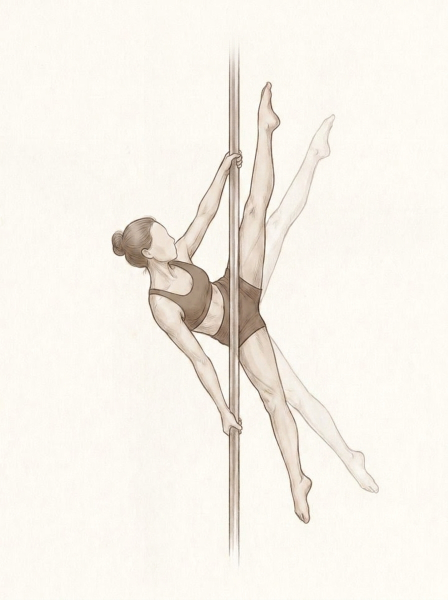
#> input picture .planning/quick/260824-gt1-ghost-noarrow-gemini-belle/out_r2/ref-power-spin--leg__ghost-r2-3.jpg, 896 x 1200 px (shown at 1/2 size)
$ python compose_ghost_r7.py
#> lines starting #> are read from the running program, lines starting #| are printed output that depends on the picture; after the words box and inside, x2 and y2 are one past the last pixel; in counts of white or black regions, pixels touching at a corner belong together
"""7라운드 — r2-3 원본 잔상을 떼어 실측 각도로 회전 합성 (quick-260824-gt1).

r6 교훈: 실선 다리를 픽셀 가공해 잔상을 새로 만들면 화풍이 깨진다(그림자/흰 띠).
r2-3 에는 모델이 그린 화풍 완벽한 잔상이 이미 있다 — r5-3(잔상 소실본)과의
차분으로 잔상 픽셀만 분리해, belle 캡처(4번 왼쪽 프레임) 실측 각도로 회전한다.

각도 스펙 (belle4 왼쪽 프레임 실측):
  윗잔상 축   : 수직(위)에서 오른쪽 66도  (r2-3 잔상 현재 약 22도 → +44 회전)
  아랫잔상 축 : 수직(아래)에서 오른쪽 68도 (r2-3 잔상 현재 약 34도 → -34 회전)
"""
from __future__ import annotations

import argparse
from pathlib import Path

from PIL import Image, ImageChops, ImageDraw, ImageFilter

HERE = Path(__file__).resolve().parent
GHOST_SRC = HERE / "out_r2" / "ref-power-spin--leg__ghost-r2-3.jpg"   # 잔상 원본
CANVAS = HERE / "out_r5" / "ref-power-spin--leg__ghost-r5-3.jpg"      # 깨끗한 실선

# ── 다이얼 ──────────────────────────────────────────────────────────────
RAISED_ROT_DEG = 44.0    # +: 시계방향 (더 벌어짐)
LOWER_ROT_DEG = -34.0    # -: 반시계 (발이 수평 쪽으로)
GHOST_FADE = 0.62        # 1=원본 농도, 낮출수록 흐려짐

RAISED_PIVOT = (492, 588)   # 윗잔상 뿌리(골반 우측)
LOWER_PIVOT = (500, 655)    # 아랫잔상 뿌리

# r2-3 좌표계에서 잔상 영역 폴리곤 (diff_vis 실측 — 실선·드리프트 제외)
RAISED_GHOST_POLY = [
    (508, 590), (520, 470), (545, 380), (590, 300), (640, 240), (672, 235),
    (668, 285), (620, 380), (575, 470), (545, 560), (528, 600),
]
LOWER_GHOST_POLY = [
    (528, 640), (575, 680), (640, 760), (710, 860), (775, 960), (792, 1010),
    (762, 1042), (700, 960), (628, 860), (566, 762), (520, 690),
]


def _ghost_layer(src: Image.Image, diffmask: Image.Image, poly, pivot, rot_deg):
    w, h = src.size
    region = Image.new("L", (w, h), 0)
    ImageDraw.Draw(region).polygon(poly, fill=255)
    mask = ImageChops.multiply(region, diffmask)
    # 윤곽 조각 -> 실루엣 채움: 팽창 후 이진화 (모폴로지 closing)
    mask = mask.filter(ImageFilter.MaxFilter(13)).filter(ImageFilter.GaussianBlur(3))
    mask = mask.point(lambda v: 255 if v > 70 else 0)
    mask = mask.filter(ImageFilter.MinFilter(5)).filter(ImageFilter.GaussianBlur(1.5))
    layer = Image.new("RGBA", (w, h), (0, 0, 0, 0))
    layer.paste(src.convert("RGBA"), (0, 0), mask)
    layer = layer.rotate(-rot_deg, center=pivot, resample=Image.BICUBIC)
    r, g, b, a = layer.split()
    a = a.point(lambda v: int(v * GHOST_FADE))
    return Image.merge("RGBA", (r, g, b, a))


def main() -> None:
    ap = argparse.ArgumentParser()
    ap.add_argument("--out", default=str(HERE / "out_r7" / "ref-power-spin--leg__ghost-r7.jpg"))
    args = ap.parse_args()

    src = Image.open(GHOST_SRC).convert("RGB")
#> src is the input picture: PIL image 896x1200 RGB; mean R, G, B 246.8, 242.2, 234.4
    canvas_img = Image.open(CANVAS).convert("RGB")
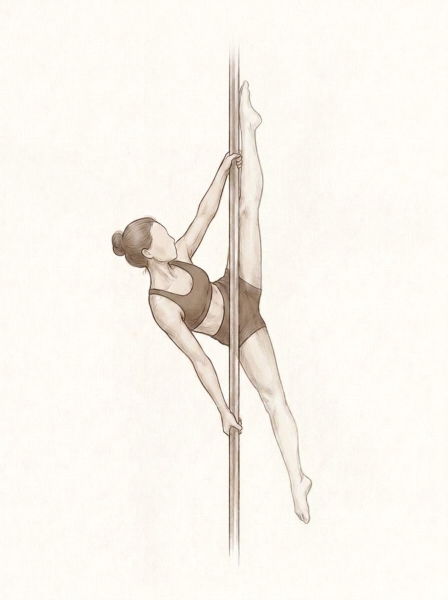
#> input picture .planning/quick/260824-gt1-ghost-noarrow-gemini-belle/out_r5/ref-power-spin--leg__ghost-r5-3.jpg, 896 x 1200 px (shown at 1/2 size)
#> canvas_img is the input picture: PIL image 896x1200 RGB; mean R, G, B 248.3, 244.2, 236.7
    diff = ImageChops.difference(src, canvas_img).convert("L")
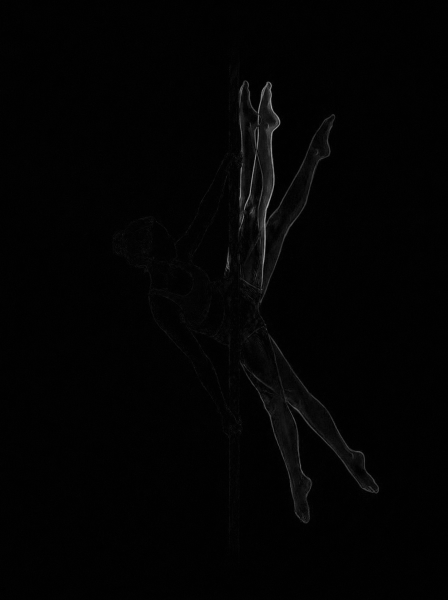
#> diff: PIL image 896x1200 L (shown at 1/2 size); min 0, max 186, mean 3
    diffmask = diff.point(lambda v: 255 if v > 6 else 0)
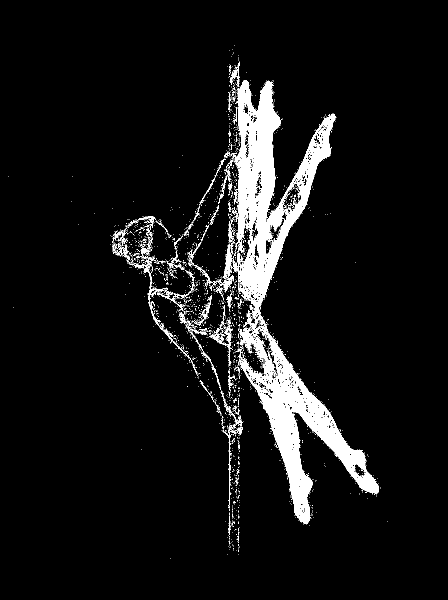
#> diffmask: PIL image 896x1200 L (shown at 1/2 size); 6.8% white; 2150 white regions (2077 under 20 px), largest, box (x1, y1, x2, y2) and area: (432, 160, 758, 1049) 59850, (253, 518, 396, 752) 1371, (445, 850, 467, 992) 386

    canvas = canvas_img.convert("RGBA")
    for poly, pivot, rot in (
        (RAISED_GHOST_POLY, RAISED_PIVOT, RAISED_ROT_DEG),
        (LOWER_GHOST_POLY, LOWER_PIVOT, LOWER_ROT_DEG),
    ):
        canvas = Image.alpha_composite(
            canvas, _ghost_layer(src, diffmask, poly, pivot, rot)
        )
#> this loop made 2 passes
#> pass 1, in _ghost_layer, `mask = ImageChops.multiply(region, diffmask)`:
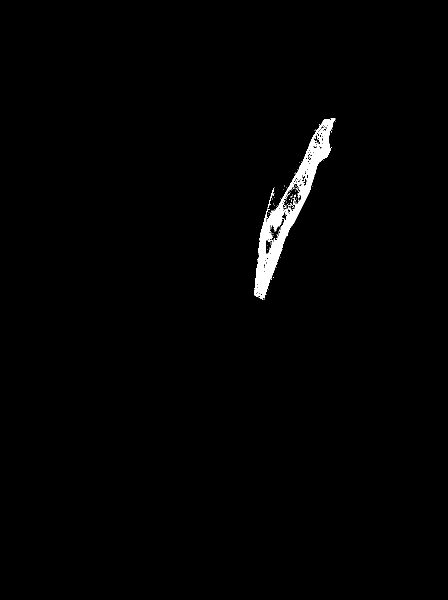
#> mask: PIL image 896x1200 L (shown at 1/2 size); 1.1% white; 106 white regions (104 under 20 px), largest, box (x1, y1, x2, y2) and area: (508, 236, 671, 599) 11406, (535, 376, 548, 417) 83
#> pass 1, in _ghost_layer, `mask = mask.point(lambda v: 255 if v > 70 else 0)`:
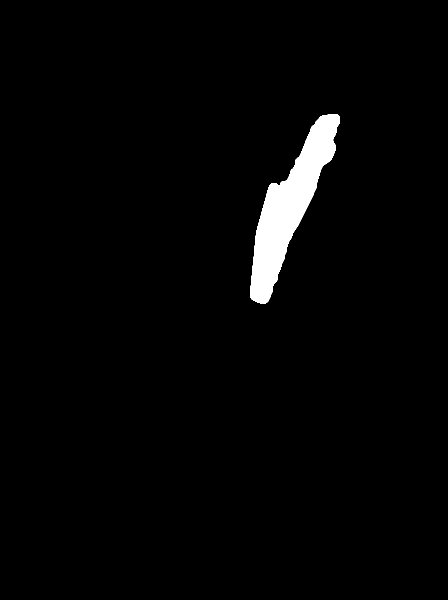
#> mask: PIL image 896x1200 L (shown at 1/2 size); 2.3% white; 1 white region, box (x1, y1, x2, y2) and area: (500, 228, 680, 607) 24489

    # 몸통·실선 복원 (잔상이 몸 위를 물들이지 않게) — 실선 다리·몸통 코어만
    body = Image.new("L", canvas_img.size, 0)
    bd = ImageDraw.Draw(body)
    bd.polygon([(200, 380), (470, 380), (500, 560), (505, 700), (620, 1000),
                (630, 1060), (585, 1060), (470, 780), (420, 700), (250, 640),
                (200, 520)], fill=255)
    bd.polygon([(468, 560), (470, 300), (478, 150), (508, 148), (516, 300),
                (512, 520), (500, 600)], fill=255)
    body = body.filter(ImageFilter.GaussianBlur(2))
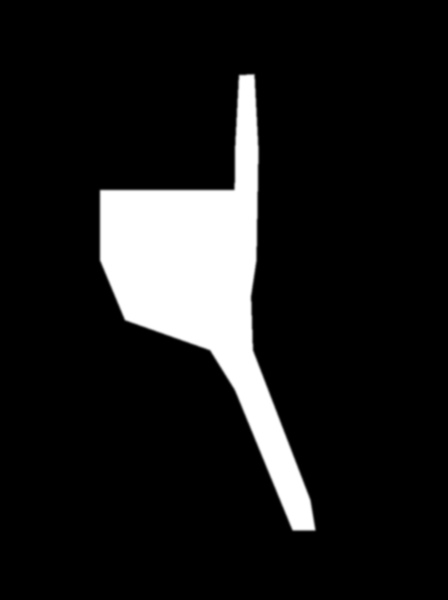
#> body: PIL image 896x1200 L (shown at 1/2 size); min 0, max 255, mean 28.7
    canvas.paste(canvas_img, (0, 0), body)

    out = Path(args.out)
    out.parent.mkdir(parents=True, exist_ok=True)
    canvas.convert("RGB").save(out, quality=92)
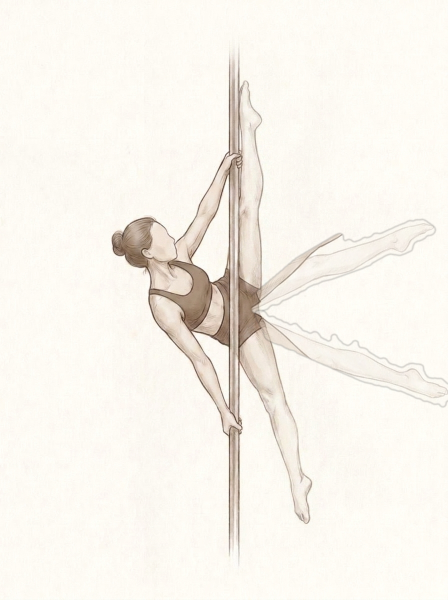
#> saved as ref-power-spin--leg__ghost-r7.jpg: PIL image 896x1200 RGB (shown at 1/2 size); mean R, G, B 247.7, 243.5, 235.9
    print(f"saved {out} (raised +{RAISED_ROT_DEG} / lower {LOWER_ROT_DEG} / fade {GHOST_FADE})")


if __name__ == "__main__":
    main()
